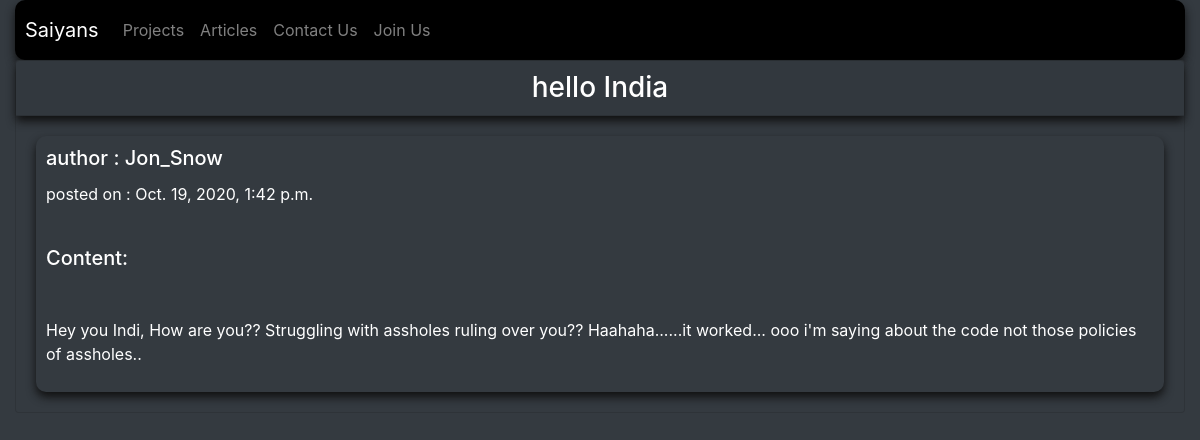
The page /Articles/hello-india/ on the database its author committed.
### blog/models.py (models this page shows)
class Article(models.Model):
	title = models.CharField(max_length = 255)
	content = models.TextField()
	author = models.ForeignKey(settings.AUTH_USER_MODEL,on_delete = models.CASCADE)
	created_on = models.DateTimeField(auto_now_add = True)
	slug = models.SlugField(null = True)

### blog/views.py (the view)
# urls.py: re_path(r'Articles/(?P<slug>[-\w]+)/$',views.read_article,name = 'read_article'),
def read_article(request,slug):
	template = 'blog/read_article.html'
	obj = get_object_or_404(Article,slug = slug)
	return render(request,template,{'article':obj})

### templates/blog/read_article.html
{% extends 'blog/base.html' %}
{% block content %}
	{% include 'includes/navbar.html' %}
	<div class="card bg-dark">
  		<h3 class="card-header shadow-style text-center">{{article.title}}</h5>
  		<div class="card-body">
        <div class="shadow-style">
   			 <h5 class="card-title">author : {{article.author}}</h5>
   			 <p class="card-text">posted on : {{article.created_on}}</p><br>
         <h5>Content:</h5><br>
    		<p class="card-text">{{article.content|linebreaks}}</p>
  			</div>
  		</div>
	</div>
{% endblock %}

### static/css/custom.css (style rules this page uses)
.shadow-style { box-shadow: 0 5px 10px #101010; padding: 10px; border-radius: 10px; }

### rows shown on the page
Article: title "hello India", author "Jon_Snow", created_on "Oct. 19, 2020, 1:42 p.m.", content "Hey you Indi, How are you?? Struggling with assholes ruling over you?? Haahaha......it worked... ooo i'm saying about the code not those policies of assholes.."
